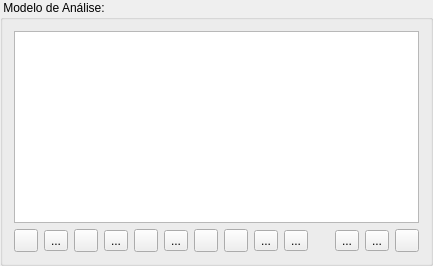
         <widget class="QGroupBox" name="groupBox_19">
          <property name="sizePolicy">
           <sizepolicy hsizetype="Expanding" vsizetype="Expanding">
            <horstretch>2</horstretch>
            <verstretch>0</verstretch>
           </sizepolicy>
          </property>
          <property name="title">
           <string> Modelo de Análise: </string>
          </property>
          <layout class="QVBoxLayout">
           <item>
            <widget class="QTextEdit" name="analysisScriptTed">
             <property name="sizePolicy">
              <sizepolicy hsizetype="Expanding" vsizetype="Expanding">
               <horstretch>2</horstretch>
               <verstretch>0</verstretch>
              </sizepolicy>
             </property>
             <property name="font">
              <font>
               <family>Courier New</family>
               <pointsize>10</pointsize>
              </font>
             </property>
             <property name="acceptRichText">
              <bool>false</bool>
             </property>
            </widget>
           </item>
           <item>
            <layout class="QHBoxLayout">
             <item>
              <widget class="QToolButton" name="analysisAtributesBtn">
               <property name="toolTip">
                <string>&lt;html&gt;&lt;head&gt;&lt;meta name=&quot;qrichtext&quot; content=&quot;1&quot; /&gt;&lt;style type=&quot;text/css&quot;&gt;
p, li { white-space: pre-wrap; }
&lt;/style&gt;&lt;/head&gt;&lt;body style=&quot; font-family:'MS Shell Dlg 2'; font-size:8.25pt; font-weight:400; font-style:normal;&quot;&gt;
&lt;p style=&quot; margin-top:0px; margin-bottom:0px; margin-left:0px; margin-right:0px; -qt-block-indent:0; text-indent:0px;&quot;&gt;Atributos do plano de risco&lt;/p&gt;&lt;/body&gt;&lt;/html&gt;</string>
               </property>
               <property name="text">
                <string/>
               </property>
               <property name="icon">
                <iconset resource="icons.qrc">
                 <normaloff>:/data/icons/atributorisco.png</normaloff>:/data/icons/atributorisco.png</iconset>
               </property>
              </widget>
             </item>
             <item>
              <widget class="QToolButton" name="analysisPCDAttributesBtn">
               <property name="text">
                <string>...</string>
               </property>
               <property name="icon">
                <iconset resource="icons.qrc">
                 <normaloff>:/data/icons/atributos.png</normaloff>:/data/icons/atributos.png</iconset>
               </property>
              </widget>
             </item>
             <item>
              <widget class="QToolButton" name="analysisZonaisBtn">
               <property name="toolTip">
                <string>&lt;!DOCTYPE HTML PUBLIC &quot;-//W3C//DTD HTML 4.0//EN&quot; &quot;http://www.w3.org/TR/REC-html40/strict.dtd&quot;&gt;
&lt;html&gt;&lt;head&gt;&lt;meta name=&quot;qrichtext&quot; content=&quot;1&quot; /&gt;&lt;style type=&quot;text/css&quot;&gt;
p, li { white-space: pre-wrap; }
&lt;/style&gt;&lt;/head&gt;&lt;body style=&quot; font-family:'MS Shell Dlg 2'; font-size:8.25pt; font-weight:400; font-style:normal;&quot;&gt;
&lt;p style=&quot; margin-top:0px; margin-bottom:0px; margin-left:0px; margin-right:0px; -qt-block-indent:0; text-indent:0px;&quot;&gt;&lt;span style=&quot; font-size:8pt;&quot;&gt;Operadores Espaciais&lt;/span&gt;&lt;/p&gt;&lt;/body&gt;&lt;/html&gt;</string>
               </property>
               <property name="text">
                <string/>
               </property>
               <property name="icon">
                <iconset resource="icons.qrc">
                 <normaloff>:/data/icons/oper_zona.png</normaloff>:/data/icons/oper_zona.png</iconset>
               </property>
              </widget>
             </item>
             <item>
              <widget class="QToolButton" name="analysisPCDZonaisBtn">
               <property name="text">
                <string>...</string>
               </property>
               <property name="icon">
                <iconset resource="icons.qrc">
                 <normaloff>:/data/icons/oper_zona.png</normaloff>:/data/icons/oper_zona.png</iconset>
               </property>
              </widget>
             </item>
             <item>
              <widget class="QToolButton" name="analysisSampleBtn">
               <property name="toolTip">
                <string>Operadores de amostra</string>
               </property>
               <property name="text">
                <string/>
               </property>
               <property name="icon">
                <iconset resource="icons.qrc">
                 <normaloff>:/data/icons/sample.png</normaloff>:/data/icons/sample.png</iconset>
               </property>
              </widget>
             </item>
             <item>
              <widget class="QToolButton" name="analysisLevelsBtn">
               <property name="toolTip">
                <string>&lt;html&gt;&lt;head&gt;&lt;meta name=&quot;qrichtext&quot; content=&quot;1&quot; /&gt;&lt;style type=&quot;text/css&quot;&gt;
p, li { white-space: pre-wrap; }
&lt;/style&gt;&lt;/head&gt;&lt;body style=&quot; font-family:'MS Shell Dlg 2'; font-size:8.25pt; font-weight:400; font-style:normal;&quot;&gt;
&lt;p style=&quot; margin-top:0px; margin-bottom:0px; margin-left:0px; margin-right:0px; -qt-block-indent:0; text-indent:0px; font-size:8pt;&quot;&gt;Níveis de risco&lt;/p&gt;&lt;/body&gt;&lt;/html&gt;</string>
               </property>
               <property name="text">
                <string>...</string>
               </property>
               <property name="icon">
                <iconset resource="icons.qrc">
                 <normaloff>:/data/icons/risco.png</normaloff>:/data/icons/risco.png</iconset>
               </property>
              </widget>
             </item>
             <item>
              <widget class="QToolButton" name="analysisCellularSpaceAtributesBtn">
               <property name="toolTip">
                <string>&lt;!DOCTYPE HTML PUBLIC &quot;-//W3C//DTD HTML 4.0//EN&quot; &quot;http://www.w3.org/TR/REC-html40/strict.dtd&quot;&gt;
&lt;html&gt;&lt;head&gt;&lt;meta name=&quot;qrichtext&quot; content=&quot;1&quot; /&gt;&lt;style type=&quot;text/css&quot;&gt;
p, li { white-space: pre-wrap; }
&lt;/style&gt;&lt;/head&gt;&lt;body style=&quot; font-family:'MS Shell Dlg 2'; font-size:8.25pt; font-weight:400; font-style:normal;&quot;&gt;
&lt;p style=&quot; margin-top:0px; margin-bottom:0px; margin-left:0px; margin-right:0px; -qt-block-indent:0; text-indent:0px;&quot;&gt;&lt;span style=&quot; font-size:8pt;&quot;&gt;Atributos do espaço celular&lt;/span&gt;&lt;/p&gt;&lt;/body&gt;&lt;/html&gt;</string>
               </property>
               <property name="text">
                <string/>
               </property>
               <property name="icon">
                <iconset resource="icons.qrc">
                 <normaloff>:/data/icons/atributos_espaco_celular.png</normaloff>:/data/icons/atributos_espaco_celular.png</iconset>
               </property>
              </widget>
             </item>
             <item>
              <widget class="QToolButton" name="analysisTerraMEFunctionsBtn">
               <property name="toolTip">
                <string>&lt;!DOCTYPE HTML PUBLIC &quot;-//W3C//DTD HTML 4.0//EN&quot; &quot;http://www.w3.org/TR/REC-html40/strict.dtd&quot;&gt;
&lt;html&gt;&lt;head&gt;&lt;meta name=&quot;qrichtext&quot; content=&quot;1&quot; /&gt;&lt;style type=&quot;text/css&quot;&gt;
p, li { white-space: pre-wrap; }
&lt;/style&gt;&lt;/head&gt;&lt;body style=&quot; font-family:'MS Shell Dlg 2'; font-size:8.25pt; font-weight:400; font-style:normal;&quot;&gt;
&lt;p style=&quot; margin-top:0px; margin-bottom:0px; margin-left:0px; margin-right:0px; -qt-block-indent:0; text-indent:0px;&quot;&gt;&lt;span style=&quot; font-size:8pt;&quot;&gt;Funções TerraME&lt;/span&gt;&lt;/p&gt;&lt;/body&gt;&lt;/html&gt;</string>
               </property>
               <property name="text">
                <string/>
               </property>
               <property name="icon">
                <iconset resource="icons.qrc">
                 <normaloff>:/data/icons/functions_terrame.png</normaloff>:/data/icons/functions_terrame.png</iconset>
               </property>
              </widget>
             </item>
             <item>
              <widget class="QToolButton" name="analysisFunctionsBtn">
               <property name="toolTip">
                <string>&lt;html&gt;&lt;head&gt;&lt;meta name=&quot;qrichtext&quot; content=&quot;1&quot; /&gt;&lt;style type=&quot;text/css&quot;&gt;
p, li { white-space: pre-wrap; }
&lt;/style&gt;&lt;/head&gt;&lt;body style=&quot; font-family:'MS Shell Dlg 2'; font-size:8.25pt; font-weight:400; font-style:normal;&quot;&gt;
&lt;p style=&quot; margin-top:0px; margin-bottom:0px; margin-left:0px; margin-right:0px; -qt-block-indent:0; text-indent:0px;&quot;&gt;Funções auxiliares&lt;/p&gt;&lt;/body&gt;&lt;/html&gt;</string>
               </property>
               <property name="text">
                <string>...</string>
               </property>
               <property name="icon">
                <iconset resource="icons.qrc">
                 <normaloff>:/data/icons/functions.png</normaloff>:/data/icons/functions.png</iconset>
               </property>
              </widget>
             </item>
             <item>
              <widget class="QToolButton" name="analysisCommandsBtn">
               <property name="toolTip">
                <string>&lt;html&gt;&lt;head&gt;&lt;meta name=&quot;qrichtext&quot; content=&quot;1&quot; /&gt;&lt;style type=&quot;text/css&quot;&gt;
p, li { white-space: pre-wrap; }
&lt;/style&gt;&lt;/head&gt;&lt;body style=&quot; font-family:'MS Shell Dlg 2'; font-size:8.25pt; font-weight:400; font-style:normal;&quot;&gt;
&lt;p style=&quot; margin-top:0px; margin-bottom:0px; margin-left:0px; margin-right:0px; -qt-block-indent:0; text-indent:0px;&quot;&gt;Comandos Lua&lt;/p&gt;&lt;/body&gt;&lt;/html&gt;</string>
               </property>
               <property name="text">
                <string>...</string>
               </property>
               <property name="icon">
                <iconset resource="icons.qrc">
                 <normaloff>:/data/icons/lua.png</normaloff>:/data/icons/lua.png</iconset>
               </property>
              </widget>
             </item>
             <item>
              <spacer>
               <property name="orientation">
                <enum>Qt::Horizontal</enum>
               </property>
               <property name="sizeHint" stdset="0">
                <size>
                 <width>21</width>
                 <height>20</height>
                </size>
               </property>
              </spacer>
             </item>
             <item>
              <widget class="QToolButton" name="analysisCreateLuaBtn">
               <property name="toolTip">
                <string>&lt;!DOCTYPE HTML PUBLIC &quot;-//W3C//DTD HTML 4.0//EN&quot; &quot;http://www.w3.org/TR/REC-html40/strict.dtd&quot;&gt;
&lt;html&gt;&lt;head&gt;&lt;meta name=&quot;qrichtext&quot; content=&quot;1&quot; /&gt;&lt;style type=&quot;text/css&quot;&gt;
p, li { white-space: pre-wrap; }
&lt;/style&gt;&lt;/head&gt;&lt;body style=&quot; font-family:'MS Shell Dlg 2'; font-size:8.25pt; font-weight:400; font-style:normal;&quot;&gt;
&lt;p style=&quot; margin-top:0px; margin-bottom:0px; margin-left:0px; margin-right:0px; -qt-block-indent:0; text-indent:0px;&quot;&gt;&lt;span style=&quot; font-size:8pt;&quot;&gt;Criação do arquivo Lua&lt;/span&gt;&lt;/p&gt;&lt;/body&gt;&lt;/html&gt;</string>
               </property>
               <property name="text">
                <string>...</string>
               </property>
               <property name="icon">
                <iconset resource="icons.qrc">
                 <normaloff>:/data/icons/analise_cria_lua.png</normaloff>:/data/icons/analise_cria_lua.png</iconset>
               </property>
              </widget>
             </item>
             <item>
              <widget class="QToolButton" name="analysisSyntaxBtn">
               <property name="toolTip">
                <string>&lt;html&gt;&lt;head&gt;&lt;meta name=&quot;qrichtext&quot; content=&quot;1&quot; /&gt;&lt;style type=&quot;text/css&quot;&gt;
p, li { white-space: pre-wrap; }
&lt;/style&gt;&lt;/head&gt;&lt;body style=&quot; font-family:'MS Shell Dlg 2'; font-size:8.25pt; font-weight:400; font-style:normal;&quot;&gt;
&lt;p style=&quot; margin-top:0px; margin-bottom:0px; margin-left:0px; margin-right:0px; -qt-block-indent:0; text-indent:0px;&quot;&gt;Verificar sintaxe&lt;/p&gt;&lt;/body&gt;&lt;/html&gt;</string>
               </property>
               <property name="text">
                <string>...</string>
               </property>
               <property name="icon">
                <iconset resource="../../admin/ui/icons.qrc">
                 <normaloff>:/global/icons/ok.png</normaloff>:/global/icons/ok.png</iconset>
               </property>
              </widget>
             </item>
             <item>
              <widget class="QToolButton" name="analysisWizardBtn">
               <property name="toolTip">
                <string>&lt;html&gt;&lt;head&gt;&lt;meta name=&quot;qrichtext&quot; content=&quot;1&quot; /&gt;&lt;style type=&quot;text/css&quot;&gt;
p, li { white-space: pre-wrap; }
&lt;/style&gt;&lt;/head&gt;&lt;body style=&quot; font-family:'MS Shell Dlg 2'; font-size:8.25pt; font-weight:400; font-style:normal;&quot;&gt;
&lt;p style=&quot; margin-top:0px; margin-bottom:0px; margin-left:0px; margin-right:0px; -qt-block-indent:0; text-indent:0px;&quot;&gt;Assistente para definição do modelo&lt;/p&gt;&lt;/body&gt;&lt;/html&gt;</string>
               </property>
               <property name="text">
                <string/>
               </property>
               <property name="icon">
                <iconset resource="icons.qrc">
                 <normaloff>:/data/icons/assistente_modelo2.png</normaloff>:/data/icons/assistente_modelo2.png</iconset>
               </property>
              </widget>
             </item>
            </layout>
           </item>
          </layout>
         </widget>
